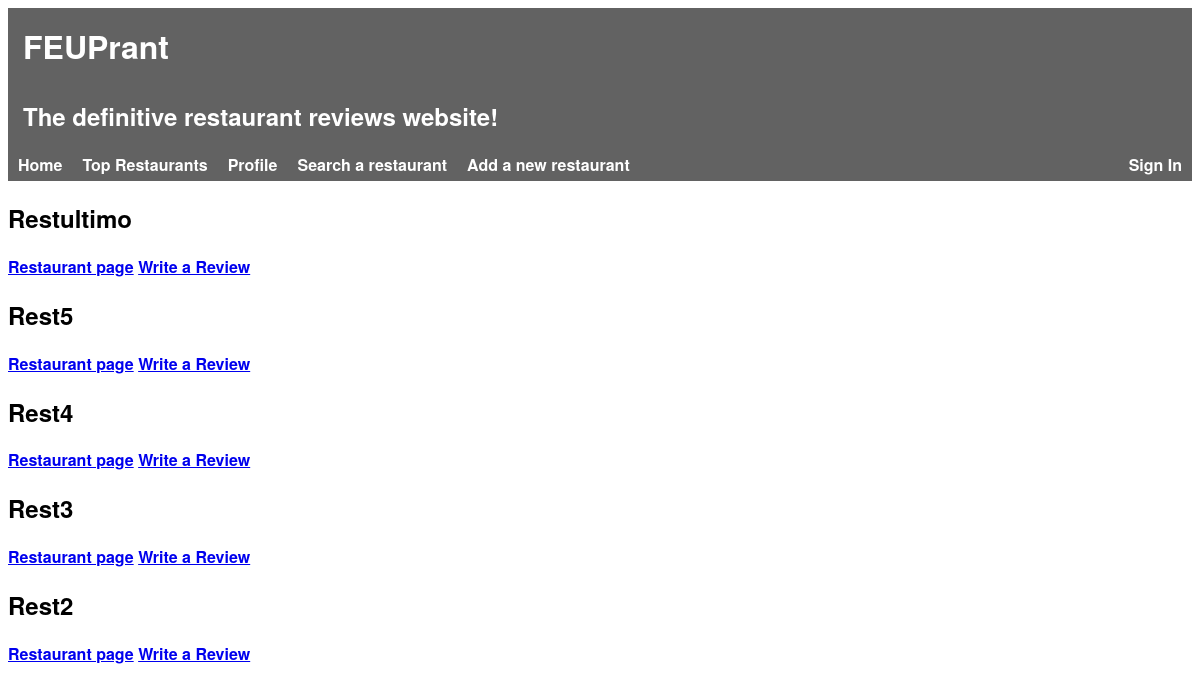
The app's page /pages/, older data.
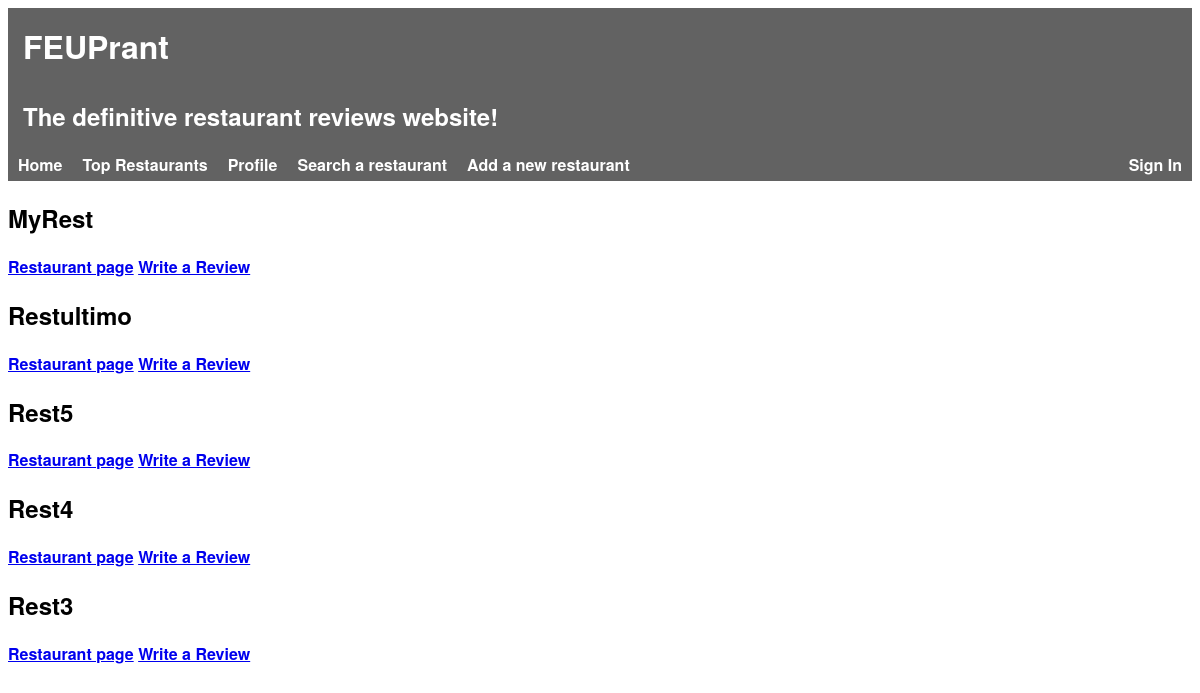
The same page, newer data.
### tables this page shows
CREATE TABLE Restaurant(
    idRestaurant        INTEGER PRIMARY KEY AUTOINCREMENT,
    name                STRING NOT NULL,
    description         STRING NOT NULL,
    score               FLOAT NOT NULL,

    idOwner             INTEGER REFERENCES Owner(idOwner),
    idRestaurantInfo    INTEGER REFERENCES RestaurantInfo(idRestaurantInfo)
);

### pages/index.php (called while the page is built, shortened)
<?php
    include_once('../database/connection.php');
    include_once('../database/db_restaurants.php');
    try {
        $restaurants = getNewestRestaurants();
    } catch(PDOException $e) {
        die($e->getMessage());
    }
    include_once('../templates/header.php');
    include_once('../templates/restaurants.php');
?>

### database/db_restaurants.php (called while the page is built, shortened)
<?php
function getNewestRestaurants() {
    global $db;
    $stmt = $db->prepare('SELECT * FROM Restaurant ORDER BY idRestaurant DESC LIMIT 5');
    $stmt->execute();
    return $stmt->fetchAll();
}
?>

### templates/restaurants.php (the view, shortened to what this page needs)
<section id="restaurants">
    <?php foreach($_SESSION['restaurants'] as $restaurant) { ?>
    <article>
        <h2><?= $restaurant['name'] ?></h2>
        <a href="../templates/restaurant.php?idRestaurant=<?=$restaurant['idRestaurant']?>">Restaurant page</a>
        <a href="write_review?idRestaurant=<?=$restaurant['idRestaurant']?>">Write a Review</a>
    </article>
    <?php } ?>
</section>

Row changes from the older to the newer data that the page shows:
no longer on this page (row unchanged): restaurant: name "Rest2"
added restaurant: name "MyRest"
